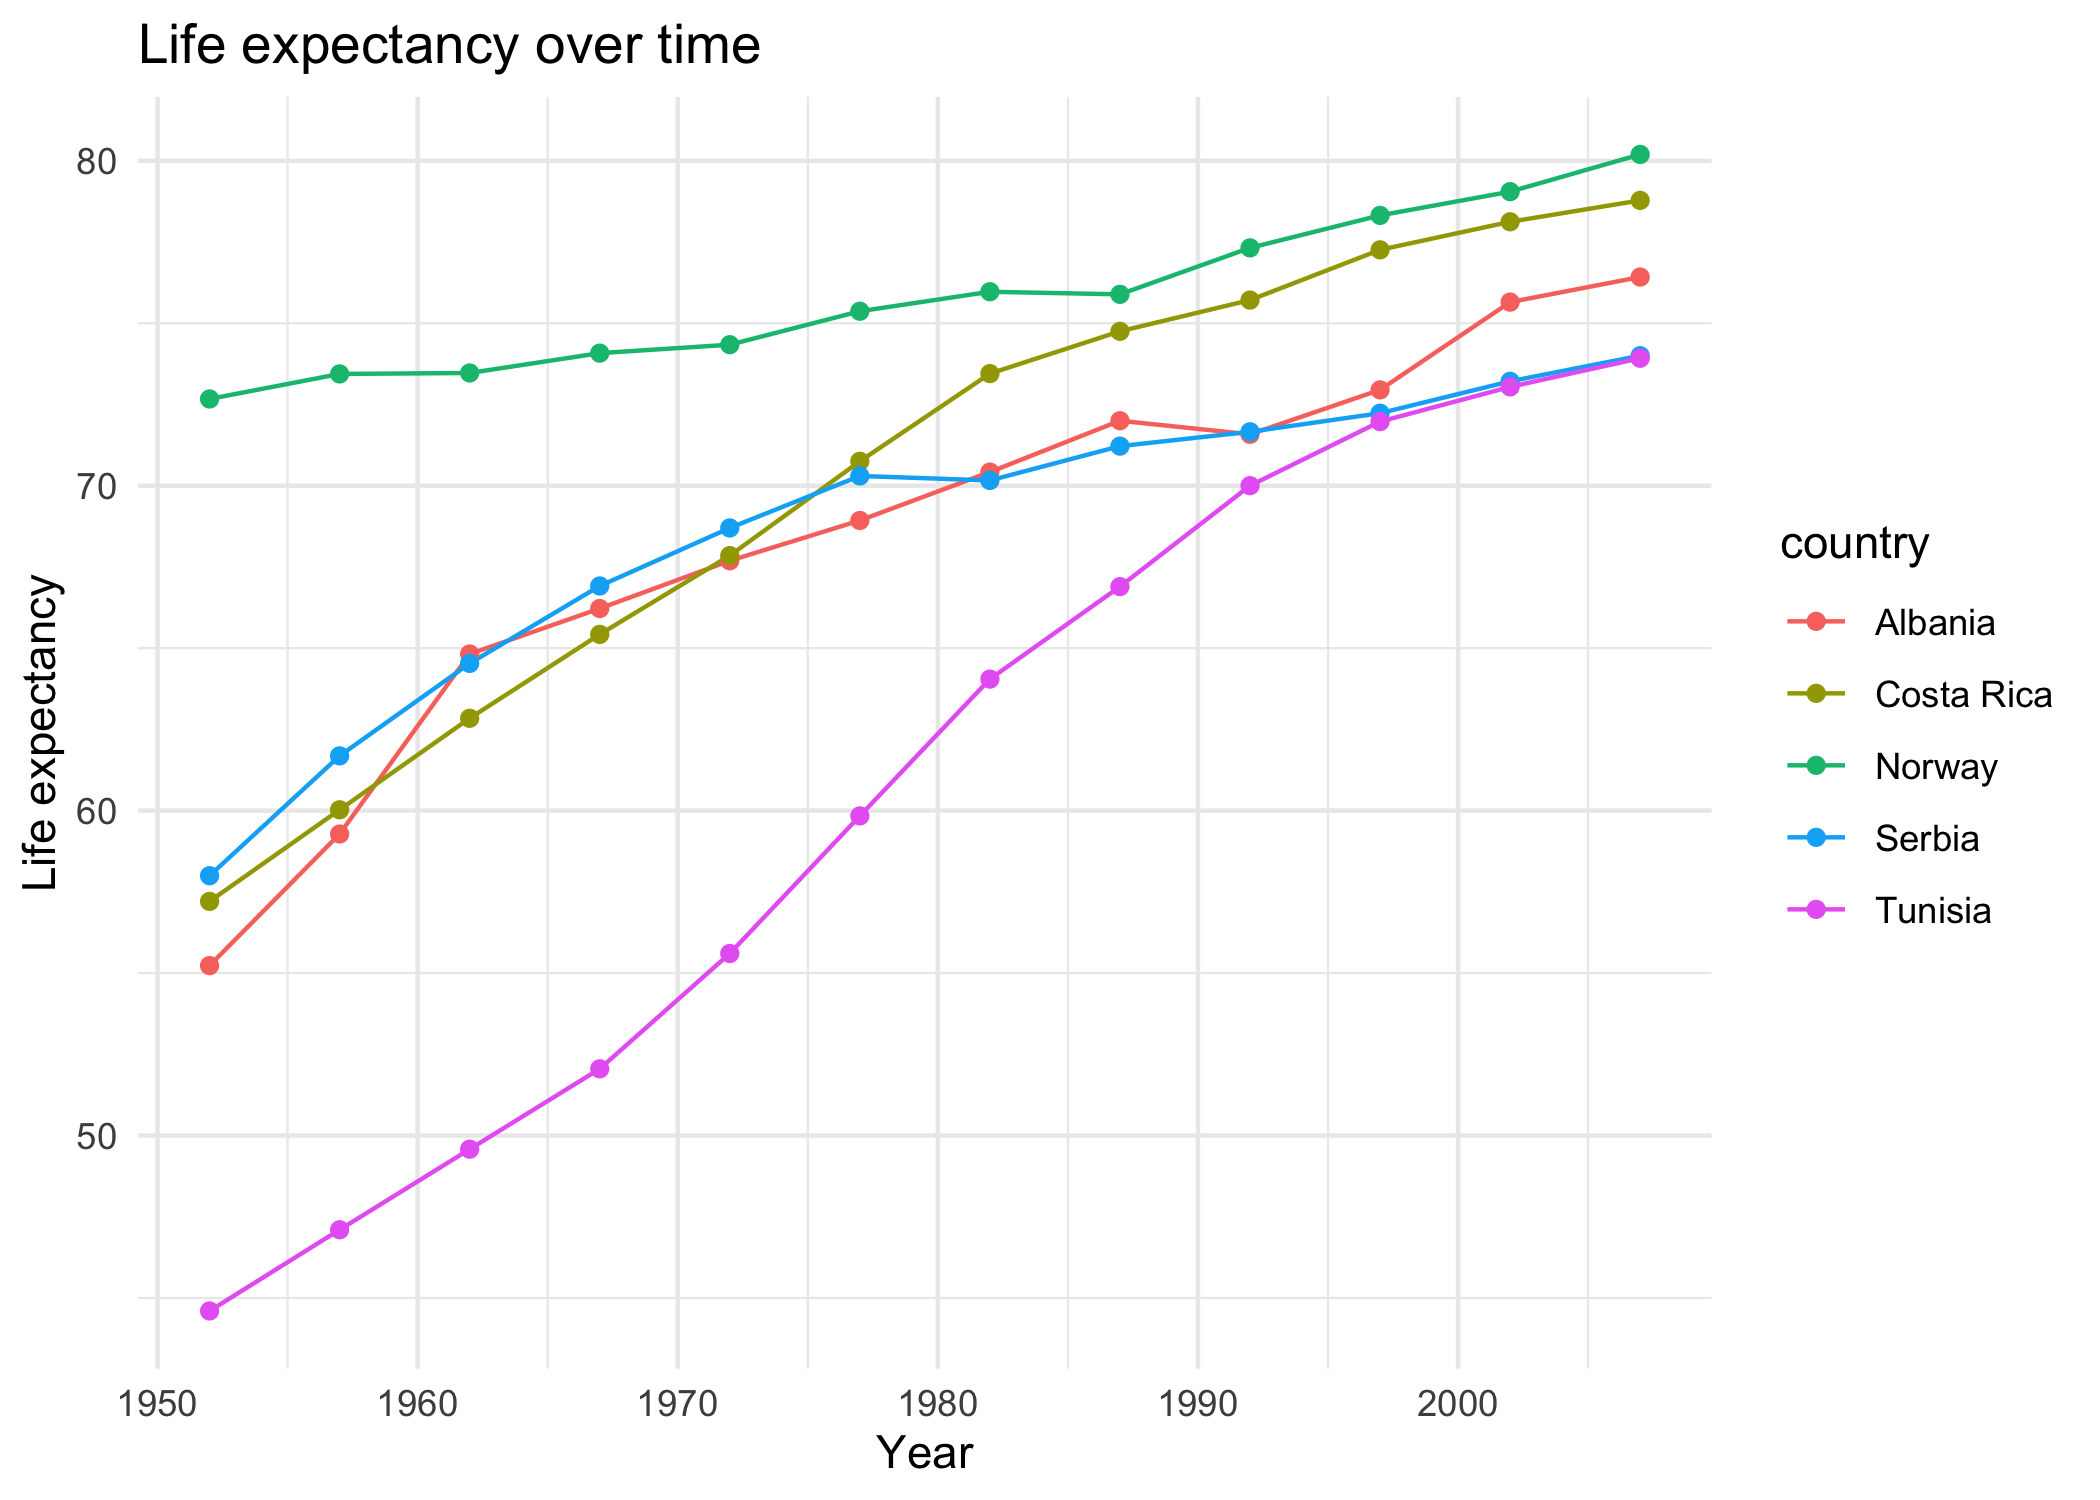

Recreate this plot in R.
install.packages("ggplot2")
library(ggplot2)
gapminder <- read.csv("data/gapminder.csv")
head(gapminder)
str(gapminder)

# creating a plot to show how life expectancy has changed over time

countries <- c("Albania", "Costa Rica", "Norway", "Serbia", "Tunisia")
df <- gapminder[gapminder$country %in% countries, ]

ggplot(df, aes(x = year, y = lifeExp, color = country)) + geom_line() + geom_point() + labs(x = "Year", y = "Life expectancy", title = "Life expectancy over time") + theme_minimal()

ggsave("Assignment1/ass1_plot.png", width = 7, height = 5)
